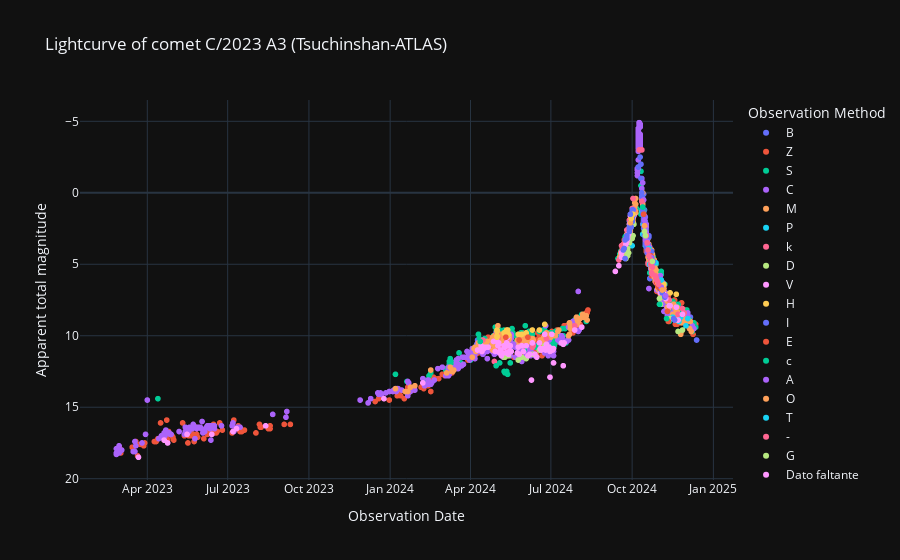

Notebook code for this chart:
### Code cell
# Curva de luz cruda.
labels = {'obs_date':'Observation Date','magnitude':'Apparent total magnitude', 'obs_method_key' : 'Observation Method'}
fig = px.scatter(curva_de_luz_cruda_df, x='obs_date', y='magnitude', color='obs_method_key', template= 'plotly_dark', labels= labels, title= f'Lightcurve of comet {nombre_cometa} (Tsuchinshan-ATLAS)')
fig.update_yaxes(autorange="reversed")
fig.show()

### Figure 1 — Plotly figure (JSON) as saved in the notebook; plotly's stock layout.template omitted (floating-point values rounded to 4 significant figures; data arrays with more than 128 entries replaced by an {"elided": "..."} marker saying what was removed)
{"data": [{"hovertemplate": "Observation Method=B<br>Observation Date=%{x}<br>Apparent total magnitude=%{y}<extra></extra>", "legendgroup": "B", "marker": {"color": "#636efa", "symbol": "circle"}, "mode": "markers", "name": "B", "showlegend": true, "type": "scattergl", "x": {"elided": "157 str values"}, "xaxis": "x", "y": {"elided": "157 float values"}, "yaxis": "y"}, {"hovertemplate": "Observation Method=Z<br>Observation Date=%{x}<br>Apparent total magnitude=%{y}<extra></extra>", "legendgroup": "Z", "marker": {"color": "#EF553B", "symbol": "circle"}, "mode": "markers", "name": "Z", "showlegend": true, "type": "scattergl", "x": {"elided": "347 str values"}, "xaxis": "x", "y": {"elided": "347 float values"}, "yaxis": "y"}, {"hovertemplate": "Observation Method=S<br>Observation Date=%{x}<br>Apparent total magnitude=%{y}<extra></extra>", "legendgroup": "S", "marker": {"color": "#00cc96", "symbol": "circle"}, "mode": "markers", "name": "S", "showlegend": true, "type": "scattergl", "x": {"elided": "424 str values"}, "xaxis": "x", "y": {"elided": "424 float values"}, "yaxis": "y"}, {"hovertemplate": "Observation Method=C<br>Observation Date=%{x}<br>Apparent total magnitude=%{y}<extra></extra>", "legendgroup": "C", "marker": {"color": "#ab63fa", "symbol": "circle"}, "mode": "markers", "name": "C", "showlegend": true, "type": "scattergl", "x": {"elided": "581 str values"}, "xaxis": "x", "y": {"elided": "581 float values"}, "yaxis": "y"}, {"hovertemplate": "Observation Method=M<br>Observation Date=%{x}<br>Apparent total magnitude=%{y}<extra></extra>", "legendgroup": "M", "marker": {"color": "#FFA15A", "symbol": "circle"}, "mode": "markers", "name": "M", "showlegend": true, "type": "scattergl", "x": {"elided": "516 str values"}, "xaxis": "x", "y": {"elided": "516 float values"}, "yaxis": "y"}, {"hovertemplate": "Observation Method=P<br>Observation Date=%{x}<br>Apparent total magnitude=%{y}<extra></extra>", "legendgroup": "P", "marker": {"color": "#19d3f3", "symbol": "circle"}, "mode": "markers", "name": "P", "showlegend": true, "type": "scattergl", "x": ["2024-12-03T00:00:00", "2024-12-01T00:00:00", "2024-11-25T00:00:00", "2024-11-23T00:00:00", "2024-11-21T00:00:00", "2024-11-16T00:00:00", "2024-10-28T00:00:00", "2024-10-22T00:00:00", "2024-10-20T00:00:00", "2024-10-16T00:00:00", "2024-10-16T00:00:00", "2024-10-15T00:00:00", "2024-10-14T00:00:00", "2024-10-14T00:00:00", "2024-10-13T00:00:00", "2024-10-13T00:00:00", "2024-10-12T00:00:00", "2024-10-01T00:00:00"], "xaxis": "x", "y": [8.8, 9.3, 8.7, 9, 8.9, 8.7, 4.9, 4.2, 4.2, 3.7, 3.2, 2.6, 2.2, 1.8, 2.9, 1, 1.3, 3.7], "yaxis": "y"}, {"hovertemplate": "Observation Method=k<br>Observation Date=%{x}<br>Apparent total magnitude=%{y}<extra></extra>", "legendgroup": "k", "marker": {"color": "#FF6692", "symbol": "circle"}, "mode": "markers", "name": "k", "showlegend": true, "type": "scattergl", "x": ["2024-11-29T00:00:00", "2024-11-28T00:00:00", "2024-11-27T00:00:00", "2024-11-22T00:00:00", "2024-11-12T00:00:00", "2024-11-01T00:00:00", "2024-10-28T00:00:00", "2024-10-24T00:00:00", "2024-10-23T00:00:00", "2024-10-20T00:00:00", "2024-10-19T00:00:00", "2024-10-03T00:00:00", "2024-10-02T00:00:00", "2024-10-01T00:00:00", "2024-09-29T00:00:00", "2024-09-28T00:00:00", "2024-09-27T00:00:00", "2024-09-26T00:00:00", "2024-09-26T00:00:00", "2024-09-25T00:00:00", "2024-09-25T00:00:00", "2024-09-25T00:00:00", "2024-09-24T00:00:00", "2024-09-21T00:00:00", "2024-09-19T00:00:00", "2024-09-19T00:00:00", "2024-09-16T00:00:00", "2024-07-28T00:00:00", "2024-06-26T00:00:00", "2024-06-11T00:00:00", "2024-06-10T00:00:00", "2024-05-31T00:00:00", "2024-05-13T00:00:00", "2024-05-13T00:00:00", "2024-05-13T00:00:00", "2024-05-12T00:00:00", "2024-05-12T00:00:00", "2024-05-12T00:00:00", "2024-05-12T00:00:00", "2024-05-07T00:00:00", "2024-05-03T00:00:00", "2024-05-02T00:00:00", "2024-05-01T00:00:00", "2024-05-01T00:00:00", "2024-04-28T00:00:00", "2024-04-15T00:00:00"], "xaxis": "x", "y": [8.4, 8.5, 8.1, 8.5, 7.5, 6.2, 6.3, 5.7, 5.6, 4.2, 4.9, 1.2, 0.4, 1.1, 1.5, 1.9, 2.5, 2.6, 2.7, 3.1, 3.1, 2.6, 3.2, 3.6, 4.1, 3.7, 4.7, 9.3, 10.2, 10.7, 10.8, 10.7, 10.9, 9.6, 9.8, 10, 10.2, 10.2, 10.4, 10.9, 10.8, 10.2, 9.9, 10.1, 11.8, 10.3], "yaxis": "y"}, {"hovertemplate": "Observation Method=D<br>Observation Date=%{x}<br>Apparent total magnitude=%{y}<extra></extra>", "legendgroup": "D", "marker": {"color": "#B6E880", "symbol": "circle"}, "mode": "markers", "name": "D", "showlegend": true, "type": "scattergl", "x": ["2024-11-27T00:00:00", "2024-11-22T00:00:00", "2024-11-20T00:00:00", "2024-11-13T00:00:00", "2024-11-02T00:00:00", "2024-11-01T00:00:00", "2024-10-03T00:00:00", "2024-10-02T00:00:00", "2024-10-01T00:00:00", "2024-09-28T00:00:00", "2024-09-27T00:00:00", "2024-09-26T00:00:00", "2024-09-26T00:00:00", "2024-09-25T00:00:00", "2024-09-25T00:00:00", "2024-09-25T00:00:00", "2024-09-24T00:00:00", "2024-06-24T00:00:00", "2024-06-18T00:00:00", "2024-06-10T00:00:00", "2024-06-03T00:00:00", "2024-05-29T00:00:00", "2024-05-25T00:00:00", "2024-05-14T00:00:00", "2024-05-13T00:00:00", "2024-05-10T00:00:00", "2024-05-09T00:00:00"], "xaxis": "x", "y": [9.6, 9.7, 8.9, 8.8, 7.8, 7.4, 2.2, 3, 3.2, 3.5, 4.2, 3.9, 4.4, 4.1, 4.4, 4.1, 4.6, 10.7, 11, 11.3, 11.6, 11.5, 11.7, 11.4, 10.6, 11.5, 11.5], "yaxis": "y"}, {"hovertemplate": "Observation Method=V<br>Observation Date=%{x}<br>Apparent total magnitude=%{y}<extra></extra>", "legendgroup": "V", "marker": {"color": "#FF97FF", "symbol": "circle"}, "mode": "markers", "name": "V", "showlegend": true, "type": "scattergl", "x": ["2024-11-27T00:00:00", "2024-11-22T00:00:00", "2024-11-20T00:00:00", "2024-11-13T00:00:00", "2024-11-12T00:00:00", "2024-11-08T00:00:00", "2024-11-06T00:00:00", "2024-11-02T00:00:00", "2024-11-01T00:00:00", "2024-10-28T00:00:00", "2024-10-20T00:00:00", "2024-10-16T00:00:00", "2024-10-15T00:00:00", "2024-10-03T00:00:00", "2024-10-02T00:00:00", "2024-10-01T00:00:00", "2024-09-30T00:00:00", "2024-09-29T00:00:00", "2024-09-28T00:00:00", "2024-09-27T00:00:00", "2024-09-26T00:00:00", "2024-09-26T00:00:00", "2024-09-25T00:00:00", "2024-09-25T00:00:00", "2024-09-25T00:00:00", "2024-09-24T00:00:00", "2024-09-21T00:00:00", "2024-09-19T00:00:00", "2024-09-19T00:00:00", "2024-09-16T00:00:00", "2024-09-12T00:00:00", "2024-08-05T00:00:00", "2024-07-28T00:00:00", "2024-07-16T00:00:00", "2024-07-15T00:00:00", "2024-07-15T00:00:00", "2024-07-13T00:00:00", "2024-07-04T00:00:00", "2024-07-04T00:00:00", "2024-07-03T00:00:00", "2024-07-02T00:00:00", "2024-07-02T00:00:00", "2024-06-30T00:00:00", "2024-06-30T00:00:00", "2024-06-29T00:00:00", "2024-06-28T00:00:00", "2024-06-26T00:00:00", "2024-06-25T00:00:00", "2024-06-24T00:00:00", "2024-06-24T00:00:00", "2024-06-23T00:00:00", "2024-06-20T00:00:00", "2024-06-19T00:00:00", "2024-06-18T00:00:00", "2024-06-15T00:00:00", "2024-06-13T00:00:00", "2024-06-10T00:00:00", "2024-06-09T00:00:00", "2024-06-07T00:00:00", "2024-06-05T00:00:00", "2024-06-03T00:00:00", "2024-05-31T00:00:00", "2024-05-29T00:00:00", "2024-05-26T00:00:00", "2024-05-25T00:00:00", "2024-05-24T00:00:00", "2024-05-17T00:00:00", "2024-05-16T00:00:00", "2024-05-16T00:00:00", "2024-05-15T00:00:00", "2024-05-14T00:00:00", "2024-05-14T00:00:00", "2024-05-13T00:00:00", "2024-05-12T00:00:00", "2024-05-11T00:00:00", "2024-05-10T00:00:00", "2024-05-10T00:00:00", "2024-05-09T00:00:00", "2024-05-07T00:00:00", "2024-05-06T00:00:00", "2024-05-05T00:00:00", "2024-05-04T00:00:00", "2024-05-03T00:00:00", "2024-05-03T00:00:00", "2024-05-02T00:00:00", "2024-05-01T00:00:00", "2024-04-29T00:00:00", "2024-04-27T00:00:00", "2024-04-21T00:00:00", "2024-04-20T00:00:00", "2024-04-17T00:00:00", "2024-04-16T00:00:00", "2024-04-15T00:00:00", "2024-04-15T00:00:00", "2024-04-14T00:00:00", "2024-04-13T00:00:00", "2024-04-13T00:00:00", "2024-04-09T00:00:00", "2024-02-07T00:00:00", "2023-12-25T00:00:00", "2023-08-13T00:00:00", "2023-07-11T00:00:00", "2023-07-07T00:00:00", "2023-06-13T00:00:00", "2023-05-16T00:00:00", "2023-04-24T00:00:00", "2023-04-20T00:00:00", "2023-03-22T00:00:00"], "xaxis": "x", "y": [8.5, 8.9, 8, 7.9, 7.9, 7.4, 7.1, 7, 6.5, 6, 4.2, 3, 2.5, 1.6, 1.2, 1.7, 1.9, 1.6, 2.2, 2.9, 3.2, 3, 3.4, 3.4, 3.2, 3.6, 4, 4.2, 4.5, 5.1, 5.5, 9.4, 9.6, 10.5, 10.6, 12.1, 10.5, 10.9, 11.9, 11, 10.9, 9.9, 11.1, 12.9, 10.8, 10.9, 10.6, 11, 10.9, 9.9, 10.9, 11, 10.9, 10.5, 11.5, 11.3, 10.5, 13.1, 11.3, 11.4, 10.7, 11.1, 10.7, 11.3, 10.8, 11.2, 11.1, 11.1, 10.7, 11.1, 10.7, 11.3, 10.1, 10.5, 11.2, 10.7, 10.8, 10.7, 11.2, 11.4, 11, 11.2, 10.5, 10.6, 10.7, 10.4, 11.1, 10.4, 10.8, 10.8, 10.8, 10.9, 10.8, 10.8, 11.1, 11, 10.7, 11, 13.3, 14.4, 16.3, 16.5, 16.7, 16.9, 16.9, 17.5, 17.3, 18.5], "yaxis": "y"}, {"hovertemplate": "Observation Method=H<br>Observation Date=%{x}<br>Apparent total magnitude=%{y}<extra></extra>", "legendgroup": "H", "marker": {"color": "#FECB52", "symbol": "circle"}, "mode": "markers", "name": "H", "showlegend": true, "type": "scattergl", "x": ["2024-11-20T00:00:00", "2024-11-13T00:00:00", "2024-11-06T00:00:00", "2024-11-02T00:00:00", "2024-06-24T00:00:00", "2024-06-18T00:00:00", "2024-06-10T00:00:00", "2024-06-03T00:00:00", "2024-05-29T00:00:00", "2024-05-25T00:00:00", "2024-05-14T00:00:00", "2024-05-13T00:00:00", "2024-05-13T00:00:00", "2024-05-12T00:00:00", "2024-05-12T00:00:00", "2024-05-10T00:00:00", "2024-05-09T00:00:00", "2024-05-01T00:00:00", "2024-05-01T00:00:00", "2024-05-01T00:00:00", "2024-05-01T00:00:00"], "xaxis": "x", "y": [7.1, 7, 6.4, 6.1, 9.2, 9.6, 9.6, 9.8, 9.9, 9.9, 9.9, 9.6, 10, 9.6, 10, 9.9, 9.8, 9.6, 10, 9.7, 10.1], "yaxis": "y"}, {"hovertemplate": "Observation Method=I<br>Observation Date=%{x}<br>Apparent total magnitude=%{y}<extra></extra>", "legendgroup": "I", "marker": {"color": "#636efa", "symbol": "circle"}, "mode": "markers", "name": "I", "showlegend": true, "type": "scattergl", "x": ["2024-11-18T00:00:00", "2024-11-17T00:00:00", "2024-11-07T00:00:00", "2024-11-04T00:00:00", "2024-11-03T00:00:00", "2024-11-01T00:00:00", "2024-10-25T00:00:00", "2024-10-23T00:00:00", "2024-10-23T00:00:00", "2024-10-23T00:00:00", "2024-10-22T00:00:00", "2024-10-22T00:00:00", "2024-10-21T00:00:00", "2024-10-20T00:00:00", "2024-10-20T00:00:00", "2024-10-20T00:00:00", "2024-10-20T00:00:00", "2024-10-20T00:00:00", "2024-10-19T00:00:00", "2024-10-19T00:00:00", "2024-10-19T00:00:00", "2024-10-18T00:00:00", "2024-10-18T00:00:00", "2024-10-18T00:00:00", "2024-10-18T00:00:00", "2024-10-17T00:00:00", "2024-10-17T00:00:00", "2024-10-17T00:00:00", "2024-10-17T00:00:00", "2024-10-17T00:00:00", "2024-10-16T00:00:00", "2024-10-16T00:00:00", "2024-10-16T00:00:00", "2024-10-16T00:00:00", "2024-10-16T00:00:00", "2024-10-16T00:00:00", "2024-10-16T00:00:00", "2024-10-16T00:00:00", "2024-10-16T00:00:00", "2024-10-16T00:00:00", "2024-10-15T00:00:00", "2024-10-15T00:00:00", "2024-10-15T00:00:00", "2024-10-15T00:00:00", "2024-10-15T00:00:00", "2024-10-15T00:00:00", "2024-10-15T00:00:00", "2024-10-15T00:00:00", "2024-10-14T00:00:00", "2024-10-14T00:00:00", "2024-10-14T00:00:00", "2024-10-14T00:00:00", "2024-10-14T00:00:00", "2024-10-14T00:00:00", "2024-10-13T00:00:00", "2024-10-13T00:00:00", "2024-10-13T00:00:00", "2024-10-13T00:00:00", "2024-10-13T00:00:00", "2024-10-13T00:00:00", "2024-10-13T00:00:00", "2024-10-13T00:00:00", "2024-10-13T00:00:00", "2024-10-13T00:00:00", "2024-10-13T00:00:00", "2024-10-13T00:00:00", "2024-10-12T00:00:00", "2024-10-12T00:00:00", "2024-10-12T00:00:00", "2024-10-12T00:00:00", "2024-10-11T00:00:00", "2024-10-11T00:00:00", "2024-10-10T00:00:00", "2024-10-08T00:00:00", "2024-10-02T00:00:00", "2024-10-02T00:00:00", "2024-10-02T00:00:00", "2024-10-02T00:00:00", "2024-10-01T00:00:00", "2024-10-01T00:00:00", "2024-10-01T00:00:00", "2024-10-01T00:00:00", "2024-10-01T00:00:00", "2024-10-01T00:00:00", "2024-10-01T00:00:00", "2024-09-30T00:00:00", "2024-09-30T00:00:00", "2024-09-30T00:00:00", "2024-09-29T00:00:00", "2024-09-29T00:00:00", "2024-09-29T00:00:00", "2024-09-29T00:00:00", "2024-09-28T00:00:00", "2024-09-28T00:00:00", "2024-09-28T00:00:00", "2024-09-28T00:00:00", "2024-09-28T00:00:00", "2024-09-25T00:00:00", "2024-09-25T00:00:00", "2024-09-25T00:00:00", "2024-09-23T00:00:00", "2024-09-23T00:00:00", "2024-09-22T00:00:00", "2024-09-21T00:00:00"], "xaxis": "x", "y": [8.9, 8.8, 7.3, 7, 6.8, 6.7, 4.8, 4.6, 4.5, 4.1, 4.7, 4.6, 4.5, 4.3, 4.2, 4.2, 4.3, 3.1, 3.6, 3.7, 4, 4.2, 3.4, 3.7, 4, 3.8, 3.7, 2.6, 3.3, 3.5, 3.6, 3.2, 2.7, 3.5, 3.1, 2.6, 3.2, 3, 3.1, 2.5, 2, 2.5, 3, 3, 2, 1.9, 2.7, 2.5, 1.6, 1.8, 2, 2, 1.9, 2.5, 1.5, 1.5, 1.2, 1, 0.5, 1, 1, 1, 0.4, 1, 1.1, 1.2, 0.3, 0, 0, 0.2, -1, -2, -2.5, -1.8, 1.6, 1.2, 1.5, 1.5, 1.2, 1.8, 2, 1.9, 2, 2, 2, 2, 2, 2.4, 2.1, 2.3, 2.3, 2.2, 2.4, 2.5, 2.7, 2.7, 2.5, 3, 3, 3.2, 3.3, 4.6, 3.9, 4], "yaxis": "y"}, {"hovertemplate": "Observation Method=E<br>Observation Date=%{x}<br>Apparent total magnitude=%{y}<extra></extra>", "legendgroup": "E", "marker": {"color": "#EF553B", "symbol": "circle"}, "mode": "markers", "name": "E", "showlegend": true, "type": "scattergl", "x": ["2024-11-11T00:00:00", "2024-11-10T00:00:00", "2024-11-02T00:00:00", "2024-10-31T00:00:00", "2024-10-30T00:00:00", "2024-10-29T00:00:00", "2024-10-23T00:00:00", "2024-10-22T00:00:00", "2024-10-14T00:00:00", "2024-05-11T00:00:00"], "xaxis": "x", "y": [9, 8.3, 6.7, 6.6, 6.5, 6.3, 4.8, 4.4, 1.5, 10.1], "yaxis": "y"}, {"hovertemplate": "Observation Method=c<br>Observation Date=%{x}<br>Apparent total magnitude=%{y}<extra></extra>", "legendgroup": "c", "marker": {"color": "#00cc96", "symbol": "circle"}, "mode": "markers", "name": "c", "showlegend": true, "type": "scattergl", "x": ["2024-11-09T00:00:00", "2024-11-01T00:00:00", "2024-10-13T00:00:00", "2024-05-16T00:00:00", "2024-05-13T00:00:00", "2024-05-12T00:00:00", "2024-05-10T00:00:00", "2024-05-09T00:00:00", "2024-05-04T00:00:00", "2024-04-30T00:00:00", "2024-04-12T00:00:00"], "xaxis": "x", "y": [8.8, 7.8, 1, 11.9, 12.7, 12.5, 12.6, 12.5, 11.9, 12.1, 10.4], "yaxis": "y"}, {"hovertemplate": "Observation Method=A<br>Observation Date=%{x}<br>Apparent total magnitude=%{y}<extra></extra>", "legendgroup": "A", "marker": {"color": "#ab63fa", "symbol": "circle"}, "mode": "markers", "name": "A", "showlegend": true, "type": "scattergl", "x": ["2024-11-08T00:00:00", "2024-11-03T00:00:00", "2024-11-02T00:00:00", "2024-10-24T00:00:00", "2024-10-22T00:00:00", "2024-10-20T00:00:00", "2024-10-19T00:00:00", "2024-10-18T00:00:00", "2024-10-18T00:00:00", "2024-10-17T00:00:00", "2024-10-16T00:00:00", "2024-10-16T00:00:00", "2024-10-16T00:00:00", "2024-10-15T00:00:00", "2024-10-14T00:00:00", "2024-10-13T00:00:00"], "xaxis": "x", "y": [7.2, 6.6, 5.8, 4.9, 4.5, 3.8, 4.1, 3.6, 3.4, 2.8, 2.5, 3.3, 2.2, 1.9, 0.5, -0.7], "yaxis": "y"}, {"hovertemplate": "Observation Method=O<br>Observation Date=%{x}<br>Apparent total magnitude=%{y}<extra></extra>", "legendgroup": "O", "marker": {"color": "#FFA15A", "symbol": "circle"}, "mode": "markers", "name": "O", "showlegend": true, "type": "scattergl", "x": ["2024-11-04T00:00:00", "2024-10-30T00:00:00", "2024-10-28T00:00:00", "2024-10-27T00:00:00", "2024-10-22T00:00:00", "2024-10-21T00:00:00", "2024-10-15T00:00:00", "2024-09-29T00:00:00"], "xaxis": "x", "y": [6.8, 6.3, 6, 5.9, 5, 4.8, 2.3, 2.1], "yaxis": "y"}, {"hovertemplate": "Observation Method=T<br>Observation Date=%{x}<br>Apparent total magnitude=%{y}<extra></extra>", "legendgroup": "T", "marker": {"color": "#19d3f3", "symbol": "circle"}, "mode": "markers", "name": "T", "showlegend": true, "type": "scattergl", "x": ["2024-11-03T00:00:00", "2024-10-21T00:00:00", "2024-10-20T00:00:00"], "xaxis": "x", "y": [6.1, 5, 3.9], "yaxis": "y"}, {"hovertemplate": "Observation Method=-<br>Observation Date=%{x}<br>Apparent total magnitude=%{y}<extra></extra>", "legendgroup": "-", "marker": {"color": "#FF6692", "symbol": "circle"}, "mode": "markers", "name": "-", "showlegend": true, "type": "scattergl", "x": ["2024-10-31T00:00:00", "2024-10-30T00:00:00", "2024-10-29T00:00:00", "2024-10-28T00:00:00", "2024-10-28T00:00:00", "2024-10-27T00:00:00", "2024-10-24T00:00:00", "2024-10-22T00:00:00", "2024-10-22T00:00:00", "2024-10-20T00:00:00", "2024-10-19T00:00:00", "2024-10-18T00:00:00", "2024-10-17T00:00:00", "2024-10-12T00:00:00", "2024-10-12T00:00:00", "2024-10-12T00:00:00", "2024-10-12T00:00:00", "2024-10-09T00:00:00"], "xaxis": "x", "y": [6.4, 6.2, 6.1, 6, 5.9, 5.8, 5.2, 5, 4.7, 4.4, 4, 3.5, 3, 0.6, 0.6, -3, -3, -3], "yaxis": "y"}, {"hovertemplate": "Observation Method=G<br>Observation Date=%{x}<br>Apparent total magnitude=%{y}<extra></extra>", "legendgroup": "G", "marker": {"color": "#B6E880", "symbol": "circle"}, "mode": "markers", "name": "G", "showlegend": true, "type": "scattergl", "x": ["2024-10-24T00:00:00", "2024-10-16T00:00:00", "2024-10-15T00:00:00"], "xaxis": "x", "y": [4.8, 3, 2.7], "yaxis": "y"}, {"hovertemplate": "Observation Method=Dato faltante<br>Observation Date=%{x}<br>Apparent total magnitude=%{y}<extra></extra>", "legendgroup": "Dato faltante", "marker": {"color": "#FF97FF", "symbol": "circle"}, "mode": "markers", "name": "Dato faltante", "showlegend": true, "type": "scattergl", "x": ["2024-10-16T00:00:00"], "xaxis": "x", "y": [null], "yaxis": "y"}, {"hovertemplate": "Observation Method=t<br>Observation Date=%{x}<br>Apparent total magnitude=%{y}<extra></extra>", "legendgroup": "t", "marker": {"color": "#FECB52", "symbol": "circle"}, "mode": "markers", "name": "t", "showlegend": true, "type": "scattergl", "x": ["2024-10-02T00:00:00", "2024-09-30T00:00:00"], "xaxis": "x", "y": [1.5, 1.8], "yaxis": "y"}, {"hovertemplate": "Observation Method=i<br>Observation Date=%{x}<br>Apparent total magnitude=%{y}<extra></extra>", "legendgroup": "i", "marker": {"color": "#636efa", "symbol": "circle"}, "mode": "markers", "name": "i", "showlegend": true, "type": "scattergl", "x": ["2024-09-29T00:00:00"], "xaxis": "x", "y": [1.5], "yaxis": "y"}, {"hovertemplate": "Observation Method=d<br>Observation Date=%{x}<br>Apparent total magnitude=%{y}<extra></extra>", "legendgroup": "d", "marker": {"color": "#EF553B", "symbol": "circle"}, "mode": "markers", "name": "d", "showlegend": true, "type": "scattergl", "x": ["2024-06-05T00:00:00", "2024-05-26T00:00:00"], "xaxis": "x", "y": [10.1, 10.3], "yaxis": "y"}], "layout": {"legend": {"title": {"text": "Observation Method"}, "tracegroupgap": 0}, "title": {"text": "Lightcurve of comet C/2023 A3 (Tsuchinshan-ATLAS)"}, "xaxis": {"anchor": "y", "domain": [0, 1], "title": {"text": "Observation Date"}}, "yaxis": {"anchor": "x", "autorange": "reversed", "domain": [0, 1], "title": {"text": "Apparent total magnitude"}}}}
